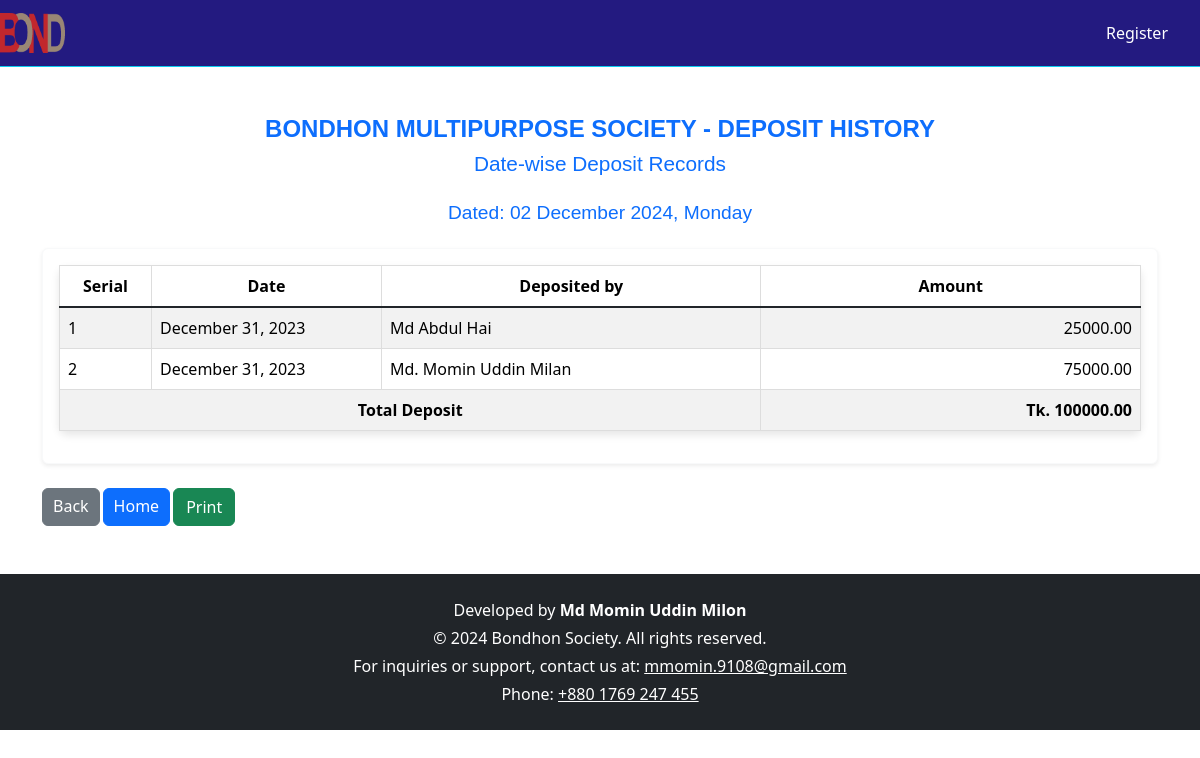
/date_wise_deposit/, run on an earlier commit of the app's database.
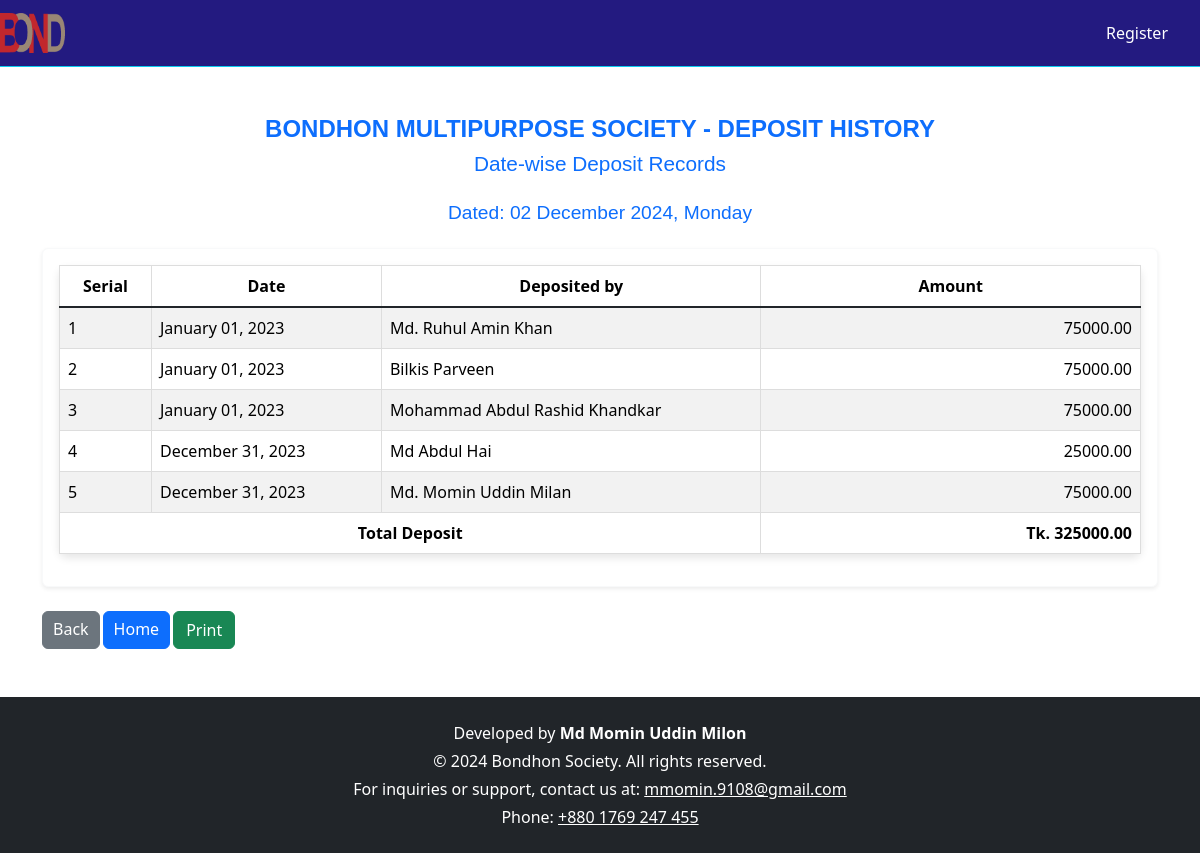
And on a later commit of the database.
### myapp/models.py (models this page shows, shortened)
class Deposit(models.Model):
    date = models.DateField()
    member = models.ForeignKey(SocietyMember, on_delete=models.CASCADE)
    amount = models.DecimalField(max_digits=10, decimal_places=2)
    fund_head = models.ForeignKey(ExpenseHead, on_delete=models.CASCADE)
    remark = models.CharField(max_length=200, default="Nil")

class SocietyMember(models.Model):
    MEMBER_DESIGNATION_CHOICES = [
        ("General Member", "General Member"),
        ("Treasurer", "Treasurer"),
        ("Secretary", "Secretary"),
        ("President", "President"),
    ]
    name = models.CharField(max_length=255)
    society_designation = models.CharField(
        max_length=50, choices=MEMBER_DESIGNATION_CHOICES, default="General Member"
    )
    phone_number = models.CharField(max_length=15)
    address = models.TextField(null=True, blank=True)
    shares = models.PositiveIntegerField(default=1)
    joining_date = models.DateField(default=date.today)
    def __str__(self):
        return self.name

### myapp/views.py (the view)
# urls.py: path('date_wise_deposit/', views.date_wise_deposit, name='date_wise_deposit'),
def date_wise_deposit(request):
    date_wise_deposit = Deposit.objects.all().order_by('date')
    total_deposit = date_wise_deposit.aggregate(Sum('amount'))['amount__sum'] or 0
    context = {
        'date_wise_deposit': date_wise_deposit,
        'total_deposit': total_deposit
    }
    return render(request, 'date_wise_deposit.html', context)

### templates/date_wise_deposit.html (shortened to what this page needs)
{% extends 'base.html' %}
{% block content %}
<div class="container mt-5">
    <h4 class="text-center mb-2 text-primary" style="font-family: 'Arial', sans-serif; font-size: 1.5em; font-weight: 600;">BONDHON MULTIPURPOSE SOCIETY - DEPOSIT HISTORY</h4>
    <h5 class="text-center mb-4 text-primary" style="font-family: 'Arial', sans-serif; font-size: 1.3em; font-weight: 500;">Date-wise Deposit Records</h5>
    <h5 class="text-center mb-4 text-primary" style="font-family: 'Arial', sans-serif; font-size: 1.2em; font-weight: 400;">Dated: {% now "d F Y, l" %}</h5>
    <div class="card shadow-sm border-light">
        <div class="card-body">
            {% if date_wise_deposit %}
                <table class="table table-hover table-striped">
                    <thead class="thead-dark">
                        <tr>
                            <th style="width:8%">Serial</th>
                            <th style="width:20%">Date</th>
                            <th style="width:33%">Deposited by</th>
                            <th style="width:33%">Amount</th>
                        </tr>
                    </thead>
                    <tbody>
                        {% for deposit in date_wise_deposit %}
                            <tr>
                                <td class="text-start">{{ forloop.counter }}</td>
                                <td class="text-start">{{ deposit.date|date:"F d, Y" }}</td>
                                <td class="text-start">{{ deposit.member }}</td>
                                <td class="text-end">{{ deposit.amount|floatformat:2 }}</td>
                            </tr>
                        {% endfor %}
                        <tr class="total-row">
                            <td colspan="3" class="text-right">Total Deposit</td>
                            <td class="text-end">Tk. {{ total_deposit|floatformat:2 }}</td>
                        </tr>
                    </tbody>
                </table>
            {% else %}
                <p class="text-center text-warning">No deposits found.</p>
            {% endif %}
        </div>
    </div>
    <div class="d-flex justify-content-start mt-4">
        <a href="javascript:history.back()" class="btn btn-secondary" style="padding: 5px 10px; margin-right: 3px;">Back</a>
        <a href="{% url 'home' %}" class="btn btn-primary" style="padding: 5px 10px; margin-right: 3px;">Home</a>
        <button class="btn btn-success ml-2" onclick="window.print();">Print</button>
    </div>
</div>
{% endblock %}

### templates/base.html (shortened to what this page needs)
<!DOCTYPE html>
<html lang="en">
<head>
    {% load static %}
    <link href="https://cdn.jsdelivr.net/npm/bootstrap@5.1.3/dist/css/bootstrap.min.css" rel="stylesheet"
>
    <link href="{% static 'bootstrap.min.css' %}" rel="stylesheet">
    <link rel="stylesheet" href="https://cdnjs.cloudflare.com/ajax/libs/font-awesome/5.15.4/css/all.min.css">
</head>
<body>
<nav class="navbar navbar-expand-lg navbar-dark border-bottom border-info">
    <a class="navbar-brand" href="{% url 'home' %}">
        <img src="{% static 'image/bondhonlogo.png' %}" alt="BONDHON" style="width: 65px; height: auto;">
    </a>
    <div class="collapse navbar-collapse" id="navbarSupportedContent">
        {% if user.is_anonymous %}
            <ul class="navbar-nav">
                <li class="nav-item ms-auto">
                    <a class="nav-link" href="{% url 'register' %}">Register</a>
                </li>
            </ul>
        {% endif %}
    </div>
</nav>
    <main role="main" class="container-fluid mt-3">
        {% block content %}
        {% endblock %}
    </main>
    <footer class="bg-dark text-white text-center py-4 mt-5">
        <div class="container">
            <p class="mb-1">Developed by <strong>Md Momin Uddin Milon</strong></p>
            <p class="mb-1">&copy; 2024 Bondhon Society. All rights reserved.</p>
            <p class="mb-1">For inquiries or support, contact us at: <a href="mailto:mmomin.9108@gmail.com" class="text-white">mmomin.9108@gmail.com</a></p>
            <p class="mb-0">Phone: <a href="tel:+8801769247455" class="text-white">+880 1769 247 455</a></p>
        </div>
    </footer>
</body>
</html>

### templates/base.html (style rules this page uses)
.navbar { background-color: #0b0072e5; border-bottom: 2px solid #4682B4; }
.navbar-brand { font-size: 1.6rem; font-weight: bold; color: white !important; }
.nav-link { font-size: 1.3rem; color: white !important; }
.navbar-nav { margin-left: auto; margin-right: auto; display: flex; justify-content: center; width: 100%; }
.nav-item { margin-right: 1.5rem; }

### templates/date_wise_deposit.html (style rules this page uses)
table { width: 70%; margin: 0 auto; border-collapse: collapse; box-shadow: 0px 4px 8px rgba(0, 0, 0, 0.1); border-radius: 8px; }
th, td { padding: 10px; text-align: center; border: 1px solid #ddd; }
th { background-color: #f8f9fa; }
tr:nth-child(even) { background-color: #f2f2f2; }
.total-row { font-weight: bold; background-color: #e0f7fa; }

What changed in the data, as far as the page shows it:
added Deposit: date "January 01, 2023", member "Md. Ruhul Amin Khan", amount "75000.00"
added Deposit: date "January 01, 2023", member "Bilkis Parveen", amount "75000.00"
added Deposit: date "January 01, 2023", member "Mohammad Abdul Rashid Khandkar", amount "75000.00"
Also different on the page:
{{ total_deposit|floatformat:2 }}: "100000.00" → "325000.00"
